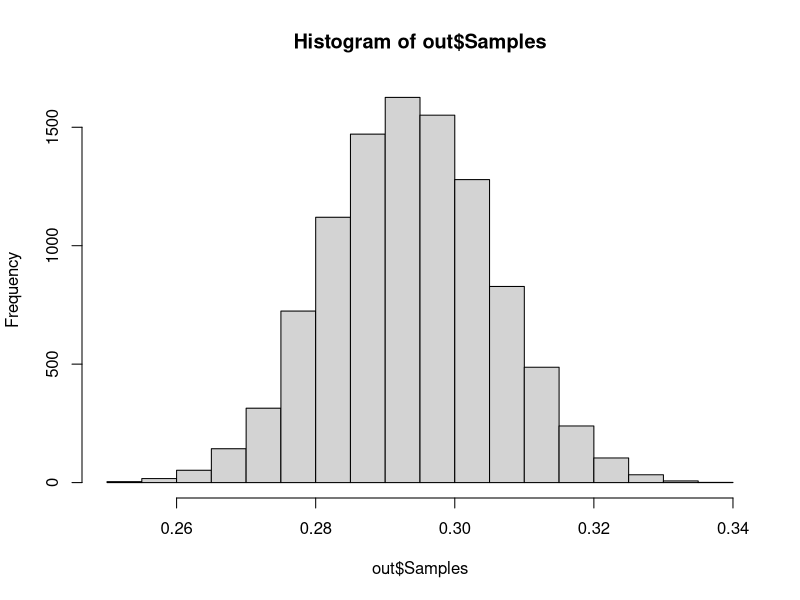
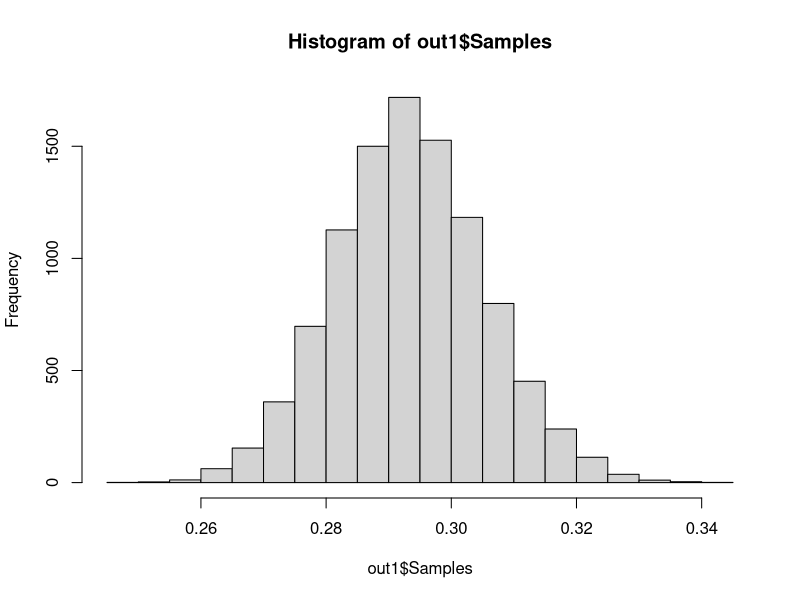

Source code (R) for these figures, in order: (Note: a time limit stopped this script after it produced the figures.)

#-------------------------------------------------------------------------------
library(readr)
library(tidyverse)
#----Perch approach-------------------------------------------------------------
#line 65 - 132 are not relevant when fake data is implemented
#-----Chunk 1 - generating fake data--------------------------------------------
#generate fake data
new_validation_example = function(filename,
                                  timestamp_offset,
                                  score, 
                                  is_pos, 
                                  bin, 
                                  bin_weight) {
  list(
    filename = filename,
    timestamp_offset = timestamp_offset,
    score = score,
    is_pos = is_pos,
    bin = bin,
    bin_weight = bin_weight
  )
}

#Generating the fake data
generate_fake_validation_data = function(n = 100, bins = 5) {
  scores = rexp(n,rate =6)
  scores = scores/max(scores) # to make sure it <= 1
  quantile_bounds = seq(0,
                        1,
                        length.out = bins + 1)
  bin_indices = findInterval(scores,
                             quantile_bounds,
                             rightmost.closed = TRUE)           #returns the bin number for each score
  bin_weights = table(bin_indices) / n                          #gives the proportions in the different bins
  bin_weights_vec = as.numeric(bin_weights[as.character(bin_indices)]) #gives the bin proportion associated with each score
  
  examples = vector("list",
                    n)
  
  for (i in seq_len(n)) {
    ex = new_validation_example(
      filename = paste0("file_", sample(1:10, 1), ".wav"),
      timestamp_offset = runif(1, 0, 60),
      score = scores[i],
      is_pos = sample(c(1, -1, 0), 1, prob = c(0.20, 0.7, 0.1)),
      bin = bin_indices[i],
      bin_weight = bin_weights_vec[i]
    )
    examples[[i]] = ex
  }
  return(examples)
}

generate_fake_validation_data2 = function(n = 100, bins = 5) {
  scores = rexp(n,rate = 6)
  scores = scores/max(scores) # to makes ure it is <= 1
  quantile_bounds = seq(0,
                        1,
                        length.out = bins + 1)
  bin_indices = findInterval(scores,
                             quantile_bounds,
                             rightmost.closed = TRUE)           #returns the bin number for each score
  bin_weights = table(bin_indices) / n                          #gives the proportions in the different bins
  bin_weights_vec = as.numeric(bin_weights[as.character(bin_indices)]) #gives the bin proportion associated with each score
  
  examples = vector("list",
                    n)
  
  for (i in seq_len(n)) {
    ex <- new_validation_example(
      filename = paste0("file_", sample(1:10, 1), ".wav"),
      timestamp_offset = runif(1, 0, 60),
      score = scores[i],
      is_pos = sample(c(1, -1, 0), 1, prob = c(0.20, 0.35, 0.45)),
      bin = bin_indices[i],
      bin_weight = bin_weights_vec[i]
    )
    examples[[i]] <- ex
  }
  return(examples)
}

#debug(generate_fake_validation_data)
fdata = generate_fake_validation_data(n = 1000,
                                      bins= 5)
fdata2 = generate_fake_validation_data2(n = 1000,
                                       bins= 5)

study_level_data = rbind(fdata,fdata2)


# -------Chunk 2 - Call density estimation-------------------------------------
#binning and weighting are calculalted within the function
Study_level_call_density = function(examples,num_beta_samples=1000,beta_prior=0.1){
  
  #loading in of examples data and converting it to usable format
  examples = unlist(examples)
  df = as.data.frame(do.call(rbind, study_level_data), stringsAsFactors = FALSE)  #This will be the one that i check my
  logit.scores = sapply(unlist(df$score), function(b) log(b)-log(1-b))            #generating logit scores
  df$score = logit.scores                                                         #turning scores to logit scores
  examples = as.data.frame(do.call(rbind, study_level_data), 
                           stringsAsFactors = FALSE)                              #Conversion to data-frame
  examples = rename(examples,binNumber=bin, outcome = is_pos)                     #renaming of columns

 
  #Binning and bin weighting 
  #Positive/negative bin counts
  bin_number  = as.matrix(distinct(examples,binNumber)) 
  bin_number = as.matrix(sort(as.numeric(as.vector(bin_number[,1]))))
  bin_weights = matrix(NA, nrow = nrow(bin_number),ncol=1)
  bin_positive = matrix(NA,nrow = nrow(bin_number), ncol = 2)
  bin_negative = matrix(NA,nrow = nrow(bin_number), ncol = 2)
  
  #Bin weights
  for(i in 1:nrow(bin_number)){
    bin_weights[i,1]=nrow(filter(examples,binNumber==i))/nrow(examples)
  }
  
  #Putting in the counts of each bin (positive/negative)
  for(i in 1:nrow(bin_number)){
    examples2 = filter(examples,binNumber==i)
    bin_positive[i,2] = as.numeric(count(filter(examples2,outcome==1)))
    bin_negative[i,2] = as.numeric(count(filter(examples2,outcome==-1)))
  }
  bin_positive[,1]=bin_number ; bin_negative[,1] = bin_number
  

#Density  
  # Create beta distributions for each bin.
  shape.parameters = matrix(NA,ncol=2,nrow=nrow(bin_number))
  
  for (b in bin_number){
    shape.parameters[b,] = c(
      bin_positive[b,2] + beta_prior, bin_negative[b,2] + beta_prior
    )
  }
  
  
  #density estimation
  shape.parameters
  density_matrix = matrix(NA,nrow = nrow(bin_number),ncol = 1)
  for(i in 1:nrow(shape.parameters)){
    density_matrix[i,1] = rbeta(1,shape.parameters[i,1]+ beta_prior,
                             shape.parameters[i,2]+  beta_prior)*bin_weights[i,1]
  }
  
  density = sum(density_matrix)
    
#Bootstrapping: To get distribution of density estimate
  NoBetaSamples = 10000
  q_betas = numeric(NoBetaSamples)
  
  for (i in seq_len(NoBetaSamples)) {
    # draw a bin-level theta_b from the same Beta as the estimator
    betas = rbeta(
      n = nrow(shape.parameters),
      shape1 = shape.parameters[,1] + beta_prior,  # match point estimator
      shape2 = shape.parameters[,2] + beta_prior
    )
    # weighted sum across bins (MATCH the estimator)
    q_betas[i] <- sum(betas * bin_weights[,1])
  }
  
  
  
  return(list(Density_Estimate = density,
              Samples = q_betas, 
              beta_parameters = shape.parameters,
              Study_level_weights = bin_weights,
              densities = density_matrix,
              negative_counts = bin_negative,
              positive_counts = bin_number))
}

#Implementation of call density  
out = Study_level_call_density(study_level_data,1000,0.1)  
out$Density_Estimate
out$Samples # still wrapping my heat around what the samples are supposed to be.
hist(out$Samples)

#95% confidence interval from bootstrap distribution, Variance and standard deviation 
confidence_interval = quantile(out$Samples, probs=c(0.025,0.975))
Variance_bootstrap_samples = var(out$Samples)
Sd_bootstrap_samples = sqrt(Variance_bootstrap_samples)


cat("95% Confidence interval: [",round(confidence_interval,4),"]",
    "\nvariance: ",round(Variance_bootstrap_samples,4),
    "\nstandard deviation: ",round(Sd_bootstrap_samples,4))


#---Distribution shifts---------------------------------------------------------
#Strategy 1
#every thing is the same except that now in this case, we are looking to substitute into formulas the matter of having
#sum(P(+|b)*P_s(b))
Strat1_call_density <- function(examples, num_beta_samples=1000, beta_prior=0.1){

  #loading in of examples data and converting it to usable format
  examples = unlist(examples)
  df = as.data.frame(do.call(rbind, fdata), stringsAsFactors = FALSE)  #This will be the one that i check my
  logit.scores = sapply(unlist(df$score), function(b) log(b)-log(1-b))            #generating logit scores
  df$score = logit.scores                                                         #turning scores to logit scores
  examples = as.data.frame(do.call(rbind, fdata), 
                           stringsAsFactors = FALSE)                              #Conversion to data-frame
  examples = rename(examples,binNumber=bin, outcome = is_pos)                     #renaming of columns
  
  
  #Positive/negative bin counts
  bin_number  = as.matrix(distinct(examples,binNumber)) 
  bin_number = as.matrix(sort(as.numeric(as.vector(bin_number[,1]))))
  bin_weights = matrix(NA, nrow = nrow(bin_number),ncol=1)
  
  
  #Bin weights
  for(i in 1:nrow(bin_number)){
    bin_weights[i,1]=nrow(filter(examples,binNumber==i))/nrow(examples)
  }


#Density  
  #makes use of study level data
  #shape.parameters
  density_matrix = matrix(NA,nrow=nrow(bin_number), ncol =1)
 
  
  for(i in 1:nrow(out$beta_parameters)){
    density_matrix[i,1] =  rbeta(1,out$beta_parameters[i,1]+beta_prior,
                              out$beta_parameters[i,2]+beta_prior)*bin_weights[i,1]
  }
  density = sum(density_matrix)

  
  #Bootstrapping: To get distribution of density estimate
  NoBetaSamples = 10000
  q_betas = numeric(NoBetaSamples)
  
  for (i in seq_len(NoBetaSamples)) {
    # draw a bin-level theta_b from the same Beta as the estimator
    betas = rbeta(
      n = nrow(out$beta_parameters),
      shape1 = out$beta_parameters[,1] + beta_prior,  # match point estimator
      shape2 = out$beta_parameters[,2] + beta_prior
    )
    # weighted sum across bins (MATCH the estimator)
    q_betas[i] <- sum(betas * bin_weights[,1])
  }
  
  
  return(list(Density_Estimate = density,
              Samples = q_betas,
              bin_densities = density_matrix))
}

#Implementation of strategy 1 call density  

out1 = Strat1_call_density(fdata,1000,0.1)
out1$Density_Estimate
hist(out1$Samples)

#95% confidence interval from bootstrap distribution, Variance and standard deviation 
confidence_interval = quantile(out1$Samples, probs=c(0.025,0.975))
Variance_bootstrap_samples = var(out1$Samples)
Sd_bootstrap_samples = sqrt(Variance_bootstrap_samples)


cat("95% Confidence interval: [",round(confidence_interval,4),"]",
    "\nvariance: ",round(Variance_bootstrap_samples,4),
    "\nstandard deviation: ",round(Sd_bootstrap_samples,4))

#---------Strategy 2------------------------------------------------------------
Strat2_call_density = function(site_examples, study_fit = out, eps = 1e-12,beta_prior= 0.1) {
  #Site level:  empirical measurements
  #site_examples = fdata
  site_df = as.data.frame(do.call(rbind, site_examples),
                          stringsAsFactors = FALSE) |> 
    dplyr::rename(binNumber = bin)
  logit.scores = sapply(unlist(site_df$score), function(b) log(b)-log(1-b))            #generating logit scores
  site_df$score = logit.scores 

  B = nrow(study_fit$beta_parameters)
  site_bin_weight = sapply(1:B, function(b) mean(as.numeric(site_df$binNumber) == b)) #Site bin weights
  site_bin_weight[site_bin_weight < eps] = eps # to avoid 0s when calculating things like log
  site_bin_weight = site_bin_weight / sum(site_bin_weight)#proportioning to it to make sure it sums to 1 after some may be set to 0
  
  site_bin_positive = matrix(NA,ncol = 2, nrow = B)
  site_bin_negative = matrix(NA,ncol = 2, nrow = B)
  
  for(i in 1:B){
    dataframe = filter(site_df,binNumber==i)
    site_bin_positive[i,2] = as.numeric(count(filter(dataframe, dataframe$is_pos==1)))
    site_bin_negative[i,2] = as.numeric(count(filter(dataframe, dataframe$is_pos==-1)))
    
  }
  site_bin_negative[,1] = c(seq(1,B))
  site_bin_positive[,1] = c(seq(1,B))
  
    #site level density
  site_level_densities = matrix(NA,ncol=1,nrow = B)
  for(i in 1:B){
    site_level_densities[i,1] = rbeta(1,
                                      site_bin_positive[i,2]+beta_prior,
                                      site_bin_negative[i,2]+beta_prior)*site_bin_weight[i]
  }
  site_level_density = sum(site_level_densities)
  
  #Study level: expected P(b|+) and P(b|-)
  alpha = study_fit$beta_parameters[,1]             # = k_pos + c
  beta = study_fit$beta_parameters[,2]              # = k_neg + c
  E_pos_given_b = alpha / (alpha + beta)           # E[P(+|b)]
  P_b = as.vector(study_fit$Study_level_weights)    # study P(b)
  P_b = pmax(P_b, eps)
  P_b = P_b / sum(P_b)  #Also to make sure in case < eps came true
  
  P_pos = sum(E_pos_given_b * P_b)
  P_b_pos = (E_pos_given_b * P_b) / P_pos              # P(+|b)P(b)/P(+)
  P_b_neg = ((1 - E_pos_given_b) * P_b) / (1 - P_pos)  # P(-|b)P(b)/(1-P(+))
  
  P_b_pos = pmax(P_b_pos, eps)
  P_b_pos = P_b_pos / sum(P_b_pos) #in case < eps was true
  P_b_neg = pmax(P_b_neg, eps)
  P_b_neg = P_b_neg / sum(P_b_neg) #in case < eps was true
  
  
  #Grid search q in (0,1) to minimize KL( P_s(b) || q P(b|+) + (1-q) P(b|-) )
  Ps_b = P_b_pos*site_level_density + P_b_neg*(1-site_level_density)
  
  q_seq = seq(0.001, 0.999, length.out = 2001)   # avoid exact 0/1
  KL_vals = sapply(q_seq, function(q) {
    Q = q * P_b_pos + (1 - q) * P_b_neg
    Q = pmax(Q, eps)
    Q = Q / sum(Q) # in case < eps was true
    sum(Ps_b * (log(Ps_b) - log(Q)))
  })
  return(Stat2_density_estimate = q_seq[which.min(KL_vals)])
}

bootstrap_strat2_site = function(site_examples, study_fit,
                                  Bdraws = 2000, 
                                  conf = 0.95, 
                                  eps = 1e-12) {
  
  #site_examples = fdata
  #study_fit = out
  #eps = 1e-12
  
  n = length(site_examples)
  
  point = Strat2_call_density(site_examples, 
                              study_fit = study_fit,
                              eps = eps)
  
 
  
  boots = Bdraws
  for (b in seq_len(Bdraws)) {
    idx = sample.int(n, n, replace = TRUE)
    boots[b] = Strat2_call_density(site_examples[idx],
                                   study_fit = study_fit,
                                   eps = eps)
  }
  
  alpha = (1 - conf) / 2
  ci = as.numeric(quantile(boots, probs = c(alpha, 1 - alpha)))
  return(list(point = point, se = sd(boots),
              conf_int = ci, 
              samples = boots, 
              conf = conf))
}


Strat2_call_density(fdata,study_fit = out,eps = 1e-12)
out2 = bootstrap_strat2_site(fdata,out,Bdraws = 2000, conf = 0.95, eps = 1e-12)

hist(out2$samples)
out2$conf_int
out2$point
out$Density_Estimate



#-------------------------Strategy 3 -------------------------------------------
Strat3_call_density = function(density1, density2){
  density_estimate = (density1 * density2)^(1/2)
  return (Density_estimate = density_estimate)
}

#it works need to figure out why and how
Strat3_call_density(Strat1_call_density(fdata,
                                        10000,
                                        0.1)$Density_Estimate,
                    Strat2_call_density(fdata,study_fit = out,eps = 1e-12))



#Bootstrapping and confidence intervals
bootstrap_strat3_site = function(site_examples,
                                 study_fit,
                                 Bdraws = 2000,
                                 conf = 0.95,
                                 eps = 1e-12) {
  
  # --- deterministic S1 (no randomness) ---
  strat1_point_internal = function(site_examples, study_fit, eps) {
    
    site_df = as.data.frame(do.call(rbind, site_examples), stringsAsFactors = FALSE)
    names(site_df)[names(site_df) == "bin"] = "binNumber"
    site_df$binNumber = as.numeric(site_df$binNumber)
    
    B = nrow(study_fit$beta_parameters)
    Ps_b = sapply(1:B, function(b) mean(site_df$binNumber == b))
    Ps_b = pmax(Ps_b, eps)
    Ps_b = Ps_b / sum(Ps_b)
    
    alpha = study_fit$beta_parameters[,1]
    beta  = study_fit$beta_parameters[,2]
    E_pos_given_b = alpha / (alpha + beta)
    
    sum(E_pos_given_b * Ps_b)
  }
  
  # --- Strategy 3 point estimate ---
  s1 = strat1_point_internal(site_examples, study_fit, eps)
  s2 = Strat2_call_density(site_examples, study_fit = study_fit, eps = eps)
  point = sqrt(s1 * s2)
  
  # --- Bootstrap samples ---
  n = length(site_examples)
  boots = numeric(Bdraws)
  for (b in seq_len(Bdraws)) {
    idx = sample.int(n, n, replace = TRUE)
    s1_b = strat1_point_internal(site_examples[idx],
                                 study_fit,
                                 eps)
    s2_b = Strat2_call_density(site_examples[idx],
                               study_fit = study_fit,
                               eps = eps)
    boots[b] = sqrt(s1_b * s2_b)
  }
  
  # --- Percentile CI ---
  alpha = (1 - conf) / 2
  ci = as.numeric(quantile(boots, probs = c(alpha, 1 - alpha)))
  
  list(point = point, samples = boots, se = sd(boots), conf_int = ci, conf = conf)
}

out3 = bootstrap_strat3_site(fdata,out,Bdraws = 2000, conf = 0.95, eps = 1e-12)
hist(out3$samples)
out3$point
